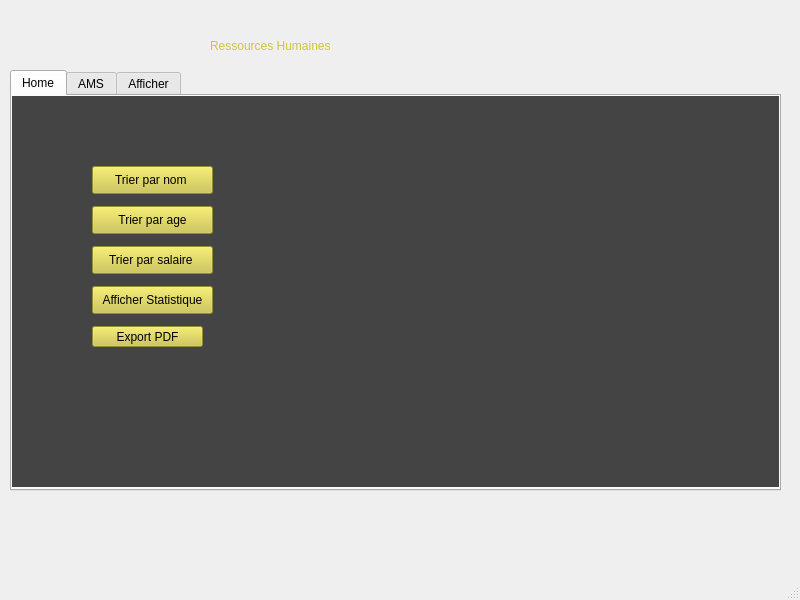
<?xml version="1.0" encoding="UTF-8"?>
<ui version="4.0">
 <class>MainWindow</class>
 <widget class="QMainWindow" name="MainWindow">
  <property name="geometry">
   <rect>
    <x>0</x>
    <y>0</y>
    <width>800</width>
    <height>600</height>
   </rect>
  </property>
  <property name="windowTitle">
   <string>MainWindow</string>
  </property>
  <property name="styleSheet">
   <string notr="true"/>
  </property>
  <widget class="QWidget" name="centralwidget">
   <widget class="QLabel" name="label">
    <property name="geometry">
     <rect>
      <x>210</x>
      <y>20</y>
      <width>371</width>
      <height>51</height>
     </rect>
    </property>
    <property name="styleSheet">
     <string notr="true"> color: rgb(206, 197, 64);
font: 22pt &quot;Palatino Linotype&quot;;</string>
    </property>
    <property name="text">
     <string>Ressources Humaines </string>
    </property>
   </widget>
   <widget class="QTabWidget" name="tabWidget">
    <property name="geometry">
     <rect>
      <x>10</x>
      <y>70</y>
      <width>771</width>
      <height>421</height>
     </rect>
    </property>
    <property name="currentIndex">
     <number>0</number>
    </property>
    <widget class="QWidget" name="tab">
     <attribute name="title">
      <string>Home</string>
     </attribute>
     <widget class="QLabel" name="label_2">
      <property name="geometry">
       <rect>
        <x>0</x>
        <y>0</y>
        <width>771</width>
        <height>391</height>
       </rect>
      </property>
      <property name="styleSheet">
       <string notr="true">background-color: rgb(68, 68, 68);</string>
      </property>
      <property name="text">
       <string/>
      </property>
     </widget>
     <widget class="QLabel" name="label_4">
      <property name="geometry">
       <rect>
        <x>50</x>
        <y>50</y>
        <width>671</width>
        <height>291</height>
       </rect>
      </property>
      <property name="text">
       <string/>
      </property>
      <property name="pixmap">
       <pixmap>../../../Downloads/black-gold-marble-texture_125540-835.jpg</pixmap>
      </property>
      <property name="scaledContents">
       <bool>true</bool>
      </property>
     </widget>
     <widget class="QLabel" name="label_5">
      <property name="geometry">
       <rect>
        <x>600</x>
        <y>180</y>
        <width>181</width>
        <height>211</height>
       </rect>
      </property>
      <property name="text">
       <string/>
      </property>
      <property name="pixmap">
       <pixmap>../../../Downloads/1000_F_299880076_yQuSLoURK5zcMBQJwiCRpa25sfnuJ4Z8_preview_rev_1.png</pixmap>
      </property>
      <property name="scaledContents">
       <bool>true</bool>
      </property>
     </widget>
     <widget class="QPushButton" name="le_trie_par_nom">
      <property name="geometry">
       <rect>
        <x>80</x>
        <y>70</y>
        <width>121</width>
        <height>28</height>
       </rect>
      </property>
      <property name="styleSheet">
       <string notr="true">background-color:  rgb(206, 197, 64);</string>
      </property>
      <property name="text">
       <string>Trier par nom </string>
      </property>
     </widget>
     <widget class="QPushButton" name="le_afficher_statistique">
      <property name="geometry">
       <rect>
        <x>80</x>
        <y>190</y>
        <width>121</width>
        <height>28</height>
       </rect>
      </property>
      <property name="styleSheet">
       <string notr="true">background-color:  rgb(206, 197, 64);</string>
      </property>
      <property name="text">
       <string>Afficher Statistique</string>
      </property>
     </widget>
     <widget class="QPushButton" name="export_pdf">
      <property name="geometry">
       <rect>
        <x>80</x>
        <y>230</y>
        <width>111</width>
        <height>21</height>
       </rect>
      </property>
      <property name="styleSheet">
       <string notr="true">background-color:  rgb(206, 197, 64);</string>
      </property>
      <property name="text">
       <string>Export PDF</string>
      </property>
     </widget>
     <widget class="QPushButton" name="le_trie_salaire">
      <property name="geometry">
       <rect>
        <x>80</x>
        <y>150</y>
        <width>121</width>
        <height>28</height>
       </rect>
      </property>
      <property name="styleSheet">
       <string notr="true">background-color:  rgb(206, 197, 64);</string>
      </property>
      <property name="text">
       <string>Trier par salaire </string>
      </property>
     </widget>
     <widget class="QPushButton" name="le_trie_age">
      <property name="geometry">
       <rect>
        <x>80</x>
        <y>110</y>
        <width>121</width>
        <height>28</height>
       </rect>
      </property>
      <property name="styleSheet">
       <string notr="true">background-color:  rgb(206, 197, 64);</string>
      </property>
      <property name="text">
       <string>Trier par age</string>
      </property>
     </widget>
     <widget class="QStackedWidget" name="stackedWidget_2">
      <property name="geometry">
       <rect>
        <x>360</x>
        <y>80</y>
        <width>231</width>
        <height>181</height>
       </rect>
      </property>
      <widget class="QWidget" name="page"/>
      <widget class="QWidget" name="page_2"/>
     </widget>
    </widget>
    <widget class="QWidget" name="tab_2">
     <attribute name="title">
      <string>AMS</string>
     </attribute>
     <widget class="QLabel" name="label_3">
      <property name="geometry">
       <rect>
        <x>0</x>
        <y>0</y>
        <width>771</width>
        <height>391</height>
       </rect>
      </property>
      <property name="styleSheet">
       <string notr="true">background-color: rgb(68, 68, 68);</string>
      </property>
      <property name="text">
       <string/>
      </property>
     </widget>
     <widget class="QLabel" name="label_6">
      <property name="geometry">
       <rect>
        <x>50</x>
        <y>50</y>
        <width>671</width>
        <height>291</height>
       </rect>
      </property>
      <property name="text">
       <string/>
      </property>
      <property name="pixmap">
       <pixmap>../../../Downloads/black-gold-marble-texture_125540-835.jpg</pixmap>
      </property>
      <property name="scaledContents">
       <bool>true</bool>
      </property>
     </widget>
     <widget class="QLabel" name="label_27">
      <property name="geometry">
       <rect>
        <x>90</x>
        <y>100</y>
        <width>91</width>
        <height>31</height>
       </rect>
      </property>
      <property name="styleSheet">
       <string notr="true"> color: rgb(206, 197, 64);
font: 15pt &quot;Palatino Linotype&quot;;</string>
      </property>
      <property name="text">
       <string>Nom : </string>
      </property>
     </widget>
     <widget class="QLabel" name="label_28">
      <property name="geometry">
       <rect>
        <x>90</x>
        <y>130</y>
        <width>101</width>
        <height>31</height>
       </rect>
      </property>
      <property name="styleSheet">
       <string notr="true"> color: rgb(206, 197, 64);
font: 15pt &quot;Palatino Linotype&quot;;</string>
      </property>
      <property name="text">
       <string>Prenom : </string>
      </property>
     </widget>
     <widget class="QLabel" name="label_29">
      <property name="geometry">
       <rect>
        <x>90</x>
        <y>70</y>
        <width>91</width>
        <height>31</height>
       </rect>
      </property>
      <property name="styleSheet">
       <string notr="true"> color: rgb(206, 197, 64);
font: 15pt &quot;Palatino Linotype&quot;;</string>
      </property>
      <property name="text">
       <string>CIN : </string>
      </property>
     </widget>
     <widget class="QLabel" name="label_30">
      <property name="geometry">
       <rect>
        <x>90</x>
        <y>160</y>
        <width>91</width>
        <height>41</height>
       </rect>
      </property>
      <property name="styleSheet">
       <string notr="true"> color: rgb(206, 197, 64);
font: 15pt &quot;Palatino Linotype&quot;;</string>
      </property>
      <property name="text">
       <string>Âge : </string>
      </property>
     </widget>
     <widget class="QLabel" name="label_31">
      <property name="geometry">
       <rect>
        <x>90</x>
        <y>200</y>
        <width>91</width>
        <height>31</height>
       </rect>
      </property>
      <property name="styleSheet">
       <string notr="true"> color: rgb(206, 197, 64);
font: 15pt &quot;Palatino Linotype&quot;;</string>
      </property>
      <property name="text">
       <string>Rôle : </string>
      </property>
     </widget>
     <widget class="QLabel" name="label_32">
      <property name="geometry">
       <rect>
        <x>90</x>
        <y>230</y>
        <width>91</width>
        <height>31</height>
       </rect>
      </property>
      <property name="styleSheet">
       <string notr="true"> color: rgb(206, 197, 64);
font: 15pt &quot;Palatino Linotype&quot;;</string>
      </property>
      <property name="text">
       <string>Salaire : </string>
      </property>
     </widget>
     <widget class="QLineEdit" name="le_nom">
      <property name="geometry">
       <rect>
        <x>200</x>
        <y>110</y>
        <width>151</width>
        <height>21</height>
       </rect>
      </property>
      <property name="styleSheet">
       <string notr="true">color: rgb(0, 0, 0);
background-color: rgb(206, 197, 64);
font: 8pt &quot;MS Serif&quot;;</string>
      </property>
      <property name="text">
       <string/>
      </property>
     </widget>
     <widget class="QLineEdit" name="le_prenom">
      <property name="geometry">
       <rect>
        <x>200</x>
        <y>140</y>
        <width>151</width>
        <height>21</height>
       </rect>
      </property>
      <property name="styleSheet">
       <string notr="true">color: rgb(0, 0, 0);
background-color: rgb(206, 197, 64);
font: 8pt &quot;MS Serif&quot;;</string>
      </property>
      <property name="text">
       <string/>
      </property>
     </widget>
     <widget class="QLineEdit" name="le_cin">
      <property name="geometry">
       <rect>
        <x>200</x>
        <y>80</y>
        <width>151</width>
        <height>21</height>
       </rect>
      </property>
      <property name="styleSheet">
       <string notr="true">color: rgb(0, 0, 0);
background-color: rgb(206, 197, 64);
font: 8pt &quot;MS Serif&quot;;</string>
      </property>
      <property name="text">
       <string/>
      </property>
     </widget>
     <widget class="QLineEdit" name="le_age">
      <property name="geometry">
       <rect>
        <x>200</x>
        <y>170</y>
        <width>151</width>
        <height>21</height>
       </rect>
      </property>
      <property name="styleSheet">
       <string notr="true">color: rgb(0, 0, 0);
background-color: rgb(206, 197, 64);
font: 8pt &quot;MS Serif&quot;;</string>
      </property>
      <property name="text">
       <string/>
      </property>
     </widget>
     <widget class="QLineEdit" name="le_role">
      <property name="geometry">
       <rect>
        <x>200</x>
        <y>200</y>
        <width>151</width>
        <height>21</height>
       </rect>
      </property>
      <property name="styleSheet">
       <string notr="true">color: rgb(0, 0, 0);
background-color: rgb(206, 197, 64);
font: 8pt &quot;MS Serif&quot;;</string>
      </property>
      <property name="text">
       <string/>
      </property>
     </widget>
     <widget class="QLineEdit" name="le_salaire">
      <property name="geometry">
       <rect>
        <x>200</x>
        <y>230</y>
        <width>151</width>
        <height>21</height>
       </rect>
      </property>
      <property name="styleSheet">
       <string notr="true">color: rgb(0, 0, 0);
background-color: rgb(206, 197, 64);
font: 8pt &quot;MS Serif&quot;;</string>
      </property>
      <property name="text">
       <string/>
      </property>
     </widget>
     <widget class="QPushButton" name="pb_ajout">
      <property name="geometry">
       <rect>
        <x>450</x>
        <y>140</y>
        <width>131</width>
        <height>31</height>
       </rect>
      </property>
      <property name="styleSheet">
       <string notr="true">background-color:  rgb(206, 197, 64);</string>
      </property>
      <property name="text">
       <string>Ajouter</string>
      </property>
     </widget>
     <widget class="QComboBox" name="comboBox">
      <property name="geometry">
       <rect>
        <x>620</x>
        <y>90</y>
        <width>73</width>
        <height>22</height>
       </rect>
      </property>
     </widget>
     <widget class="QPushButton" name="le_modifier">
      <property name="geometry">
       <rect>
        <x>450</x>
        <y>180</y>
        <width>131</width>
        <height>31</height>
       </rect>
      </property>
      <property name="styleSheet">
       <string notr="true">background-color:  rgb(206, 197, 64);</string>
      </property>
      <property name="text">
       <string>Modifier</string>
      </property>
     </widget>
     <widget class="QPushButton" name="le_supprimer">
      <property name="geometry">
       <rect>
        <x>450</x>
        <y>220</y>
        <width>131</width>
        <height>31</height>
       </rect>
      </property>
      <property name="styleSheet">
       <string notr="true">background-color: rgb(206, 197, 64);</string>
      </property>
      <property name="text">
       <string>Supprimer</string>
      </property>
     </widget>
    </widget>
    <widget class="QWidget" name="tab_5">
     <attribute name="title">
      <string>Afficher</string>
     </attribute>
     <widget class="QLabel" name="label_22">
      <property name="geometry">
       <rect>
        <x>-10</x>
        <y>0</y>
        <width>781</width>
        <height>391</height>
       </rect>
      </property>
      <property name="styleSheet">
       <string notr="true">background-color: rgb(68, 68, 68);</string>
      </property>
      <property name="text">
       <string/>
      </property>
     </widget>
     <widget class="QLabel" name="label_24">
      <property name="geometry">
       <rect>
        <x>50</x>
        <y>50</y>
        <width>671</width>
        <height>291</height>
       </rect>
      </property>
      <property name="text">
       <string/>
      </property>
      <property name="pixmap">
       <pixmap>../../../Downloads/black-gold-marble-texture_125540-835.jpg</pixmap>
      </property>
      <property name="scaledContents">
       <bool>true</bool>
      </property>
     </widget>
     <widget class="QLabel" name="label_26">
      <property name="geometry">
       <rect>
        <x>600</x>
        <y>180</y>
        <width>181</width>
        <height>211</height>
       </rect>
      </property>
      <property name="text">
       <string/>
      </property>
      <property name="pixmap">
       <pixmap>../../../Downloads/1000_F_299880076_yQuSLoURK5zcMBQJwiCRpa25sfnuJ4Z8_preview_rev_1.png</pixmap>
      </property>
      <property name="scaledContents">
       <bool>true</bool>
      </property>
     </widget>
     <widget class="QTableView" name="tab_employes">
      <property name="geometry">
       <rect>
        <x>40</x>
        <y>50</y>
        <width>691</width>
        <height>221</height>
       </rect>
      </property>
     </widget>
     <widget class="QLineEdit" name="rech">
      <property name="geometry">
       <rect>
        <x>200</x>
        <y>310</y>
        <width>301</width>
        <height>51</height>
       </rect>
      </property>
     </widget>
    </widget>
   </widget>
  </widget>
  <widget class="QMenuBar" name="menubar">
   <property name="geometry">
    <rect>
     <x>0</x>
     <y>0</y>
     <width>800</width>
     <height>26</height>
    </rect>
   </property>
  </widget>
  <widget class="QStatusBar" name="statusbar"/>
 </widget>
 <resources/>
 <connections/>
</ui>
